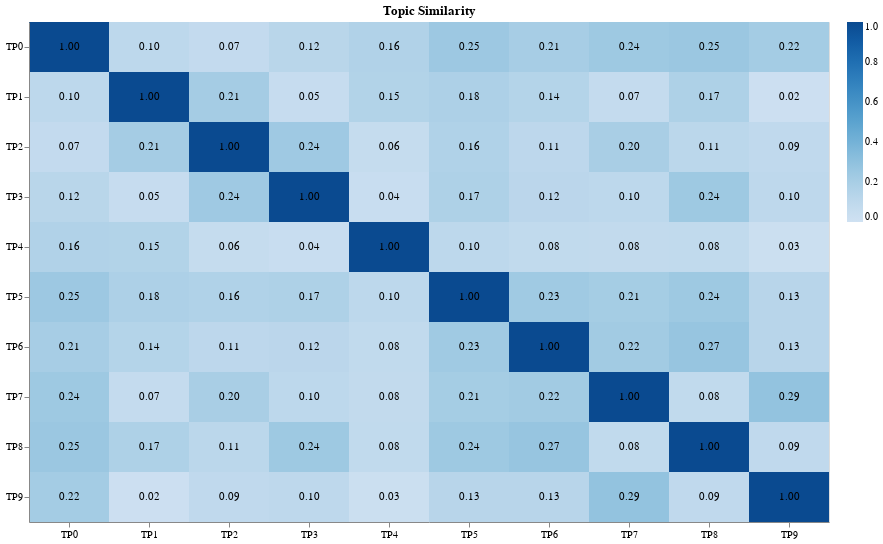

The notebook cell saved with this chart:
### Markdown cell above
### Model evaluation.

### Code cell
# Get similarity score for each pair of topics. 
df_topic_sim = get_topic_similarity(component) 

# Plot. 
visualizer.plot_similarity(df_topic_sim, x="topic", y="to_compare", z="topic_similarity")

### Figure 1 — Vega-Lite specification as saved in the notebook (floating-point values rounded to 4 significant figures)
{"config": {"view": {"continuousWidth": 400, "continuousHeight": 300}}, "layer": [{"mark": {"type": "rect", "opacity": 1}, "encoding": {"color": {"type": "quantitative", "field": "topic_similarity", "legend": {"direction": "vertical", "title": ""}, "scale": {"domain": [0, 1], "reverse": false, "scheme": "blues"}}, "tooltip": [{"type": "nominal", "field": "topic", "title": "topic"}, {"type": "nominal", "field": "to_compare", "title": "to_compare"}, {"type": "quantitative", "field": "topic_similarity", "format": ".2f", "title": "topic_similarity"}], "x": {"type": "nominal", "axis": {"labelAngle": 0, "labelFontSize": 10, "title": "", "titleFontSize": 14}, "field": "topic", "sort": ["TP0", "TP1", "TP2", "TP3", "TP4", "TP5", "TP6", "TP7", "TP8", "TP9"]}, "y": {"type": "nominal", "axis": {"labelFontSize": 10, "title": "", "titleFontSize": 14}, "field": "to_compare", "sort": ["TP0", "TP1", "TP2", "TP3", "TP4", "TP5", "TP6", "TP7", "TP8", "TP9"]}}, "height": 500, "selection": {"selector001": {"type": "interval", "bind": "scales", "encodings": ["x", "y"]}}, "title": "Topic Similarity", "width": 800}, {"mark": {"type": "text", "baseline": "middle"}, "encoding": {"text": {"type": "quantitative", "field": "topic_similarity", "format": ".2f"}, "tooltip": [{"type": "nominal", "field": "topic", "title": "topic"}, {"type": "nominal", "field": "to_compare", "title": "to_compare"}, {"type": "quantitative", "field": "topic_similarity", "format": ".2f", "title": "topic_similarity"}], "x": {"type": "nominal", "axis": {"labelAngle": 0, "labelFontSize": 10, "title": "", "titleFontSize": 14}, "field": "topic", "sort": ["TP0", "TP1", "TP2", "TP3", "TP4", "TP5", "TP6", "TP7", "TP8", "TP9"]}, "y": {"type": "nominal", "axis": {"labelFontSize": 10, "title": "", "titleFontSize": 14}, "field": "to_compare", "sort": ["TP0", "TP1", "TP2", "TP3", "TP4", "TP5", "TP6", "TP7", "TP8", "TP9"]}}, "height": 500, "title": "Topic Similarity", "width": 800}], "data": {"name": "data-4df50212b9e88c9f2a86755ce88130a9"}, "$schema": "https://vega.github.io/schema/vega-lite/v4.8.1.json", "datasets": {"data-4df50212b9e88c9f2a86755ce88130a9": [{"topic": "TP0", "to_compare": "TP0", "topic_similarity": 1.0}, {"topic": "TP1", "to_compare": "TP0", "topic_similarity": 0.1034}, {"topic": "TP2", "to_compare": "TP0", "topic_similarity": 0.07299}, {"topic": "TP3", "to_compare": "TP0", "topic_similarity": 0.1221}, {"topic": "TP4", "to_compare": "TP0", "topic_similarity": 0.1604}, {"topic": "TP5", "to_compare": "TP0", "topic_similarity": 0.245}, {"topic": "TP6", "to_compare": "TP0", "topic_similarity": 0.2057}, {"topic": "TP7", "to_compare": "TP0", "topic_similarity": 0.2383}, {"topic": "TP8", "to_compare": "TP0", "topic_similarity": 0.2533}, {"topic": "TP9", "to_compare": "TP0", "topic_similarity": 0.2176}, {"topic": "TP0", "to_compare": "TP1", "topic_similarity": 0.1034}, {"topic": "TP1", "to_compare": "TP1", "topic_similarity": 1.0}, {"topic": "TP2", "to_compare": "TP1", "topic_similarity": 0.2131}, {"topic": "TP3", "to_compare": "TP1", "topic_similarity": 0.05219}, {"topic": "TP4", "to_compare": "TP1", "topic_similarity": 0.1542}, {"topic": "TP5", "to_compare": "TP1", "topic_similarity": 0.1784}, {"topic": "TP6", "to_compare": "TP1", "topic_similarity": 0.1447}, {"topic": "TP7", "to_compare": "TP1", "topic_similarity": 0.06542}, {"topic": "TP8", "to_compare": "TP1", "topic_similarity": 0.1735}, {"topic": "TP9", "to_compare": "TP1", "topic_similarity": 0.01958}, {"topic": "TP0", "to_compare": "TP2", "topic_similarity": 0.07299}, {"topic": "TP1", "to_compare": "TP2", "topic_similarity": 0.2131}, {"topic": "TP2", "to_compare": "TP2", "topic_similarity": 1.0}, {"topic": "TP3", "to_compare": "TP2", "topic_similarity": 0.2356}, {"topic": "TP4", "to_compare": "TP2", "topic_similarity": 0.05996}, {"topic": "TP5", "to_compare": "TP2", "topic_similarity": 0.1619}, {"topic": "TP6", "to_compare": "TP2", "topic_similarity": 0.106}, {"topic": "TP7", "to_compare": "TP2", "topic_similarity": 0.1953}, {"topic": "TP8", "to_compare": "TP2", "topic_similarity": 0.1125}, {"topic": "TP9", "to_compare": "TP2", "topic_similarity": 0.08987}, {"topic": "TP0", "to_compare": "TP3", "topic_similarity": 0.1221}, {"topic": "TP1", "to_compare": "TP3", "topic_similarity": 0.05219}, {"topic": "TP2", "to_compare": "TP3", "topic_similarity": 0.2356}, {"topic": "TP3", "to_compare": "TP3", "topic_similarity": 1.0}, {"topic": "TP4", "to_compare": "TP3", "topic_similarity": 0.04078}, {"topic": "TP5", "to_compare": "TP3", "topic_similarity": 0.1728}, {"topic": "TP6", "to_compare": "TP3", "topic_similarity": 0.1156}, {"topic": "TP7", "to_compare": "TP3", "topic_similarity": 0.1044}, {"topic": "TP8", "to_compare": "TP3", "topic_similarity": 0.2408}, {"topic": "TP9", "to_compare": "TP3", "topic_similarity": 0.1021}, {"topic": "TP0", "to_compare": "TP4", "topic_similarity": 0.1604}, {"topic": "TP1", "to_compare": "TP4", "topic_similarity": 0.1542}, {"topic": "TP2", "to_compare": "TP4", "topic_similarity": 0.05996}, {"topic": "TP3", "to_compare": "TP4", "topic_similarity": 0.04078}, {"topic": "TP4", "to_compare": "TP4", "topic_similarity": 1.0}, {"topic": "TP5", "to_compare": "TP4", "topic_similarity": 0.1042}, {"topic": "TP6", "to_compare": "TP4", "topic_similarity": 0.08258}, {"topic": "TP7", "to_compare": "TP4", "topic_similarity": 0.0772}, {"topic": "TP8", "to_compare": "TP4", "topic_similarity": 0.08024}, {"topic": "TP9", "to_compare": "TP4", "topic_similarity": 0.02553}, {"topic": "TP0", "to_compare": "TP5", "topic_similarity": 0.245}, {"topic": "TP1", "to_compare": "TP5", "topic_similarity": 0.1784}, {"topic": "TP2", "to_compare": "TP5", "topic_similarity": 0.1619}, {"topic": "TP3", "to_compare": "TP5", "topic_similarity": 0.1728}, {"topic": "TP4", "to_compare": "TP5", "topic_similarity": 0.1042}, {"topic": "TP5", "to_compare": "TP5", "topic_similarity": 1.0}, {"topic": "TP6", "to_compare": "TP5", "topic_similarity": 0.2322}, {"topic": "TP7", "to_compare": "TP5", "topic_similarity": 0.2115}, {"topic": "TP8", "to_compare": "TP5", "topic_similarity": 0.2389}, {"topic": "TP9", "to_compare": "TP5", "topic_similarity": 0.1265}, {"topic": "TP0", "to_compare": "TP6", "topic_similarity": 0.2057}, {"topic": "TP1", "to_compare": "TP6", "topic_similarity": 0.1447}, {"topic": "TP2", "to_compare": "TP6", "topic_similarity": 0.106}, {"topic": "TP3", "to_compare": "TP6", "topic_similarity": 0.1156}, {"topic": "TP4", "to_compare": "TP6", "topic_similarity": 0.08258}, {"topic": "TP5", "to_compare": "TP6", "topic_similarity": 0.2322}, {"topic": "TP6", "to_compare": "TP6", "topic_similarity": 1.0}, {"topic": "TP7", "to_compare": "TP6", "topic_similarity": 0.2225}, {"topic": "TP8", "to_compare": "TP6", "topic_similarity": 0.2666}, {"topic": "TP9", "to_compare": "TP6", "topic_similarity": 0.1258}, {"topic": "TP0", "to_compare": "TP7", "topic_similarity": 0.2383}, {"topic": "TP1", "to_compare": "TP7", "topic_similarity": 0.06542}, {"topic": "TP2", "to_compare": "TP7", "topic_similarity": 0.1953}, {"topic": "TP3", "to_compare": "TP7", "topic_similarity": 0.1044}, {"topic": "TP4", "to_compare": "TP7", "topic_similarity": 0.0772}, {"topic": "TP5", "to_compare": "TP7", "topic_similarity": 0.2115}, {"topic": "TP6", "to_compare": "TP7", "topic_similarity": 0.2225}, {"topic": "TP7", "to_compare": "TP7", "topic_similarity": 1.0}, {"topic": "TP8", "to_compare": "TP7", "topic_similarity": 0.08166}, {"topic": "TP9", "to_compare": "TP7", "topic_similarity": 0.2853}, {"topic": "TP0", "to_compare": "TP8", "topic_similarity": 0.2533}, {"topic": "TP1", "to_compare": "TP8", "topic_similarity": 0.1735}, {"topic": "TP2", "to_compare": "TP8", "topic_similarity": 0.1125}, {"topic": "TP3", "to_compare": "TP8", "topic_similarity": 0.2408}, {"topic": "TP4", "to_compare": "TP8", "topic_similarity": 0.08024}, {"topic": "TP5", "to_compare": "TP8", "topic_similarity": 0.2389}, {"topic": "TP6", "to_compare": "TP8", "topic_similarity": 0.2666}, {"topic": "TP7", "to_compare": "TP8", "topic_similarity": 0.08166}, {"topic": "TP8", "to_compare": "TP8", "topic_similarity": 1.0}, {"topic": "TP9", "to_compare": "TP8", "topic_similarity": 0.08966}, {"topic": "TP0", "to_compare": "TP9", "topic_similarity": 0.2176}, {"topic": "TP1", "to_compare": "TP9", "topic_similarity": 0.01958}, {"topic": "TP2", "to_compare": "TP9", "topic_similarity": 0.08987}, {"topic": "TP3", "to_compare": "TP9", "topic_similarity": 0.1021}, {"topic": "TP4", "to_compare": "TP9", "topic_similarity": 0.02553}, {"topic": "TP5", "to_compare": "TP9", "topic_similarity": 0.1265}, {"topic": "TP6", "to_compare": "TP9", "topic_similarity": 0.1258}, {"topic": "TP7", "to_compare": "TP9", "topic_similarity": 0.2853}, {"topic": "TP8", "to_compare": "TP9", "topic_similarity": 0.08966}, {"topic": "TP9", "to_compare": "TP9", "topic_similarity": 1.0}]}}
